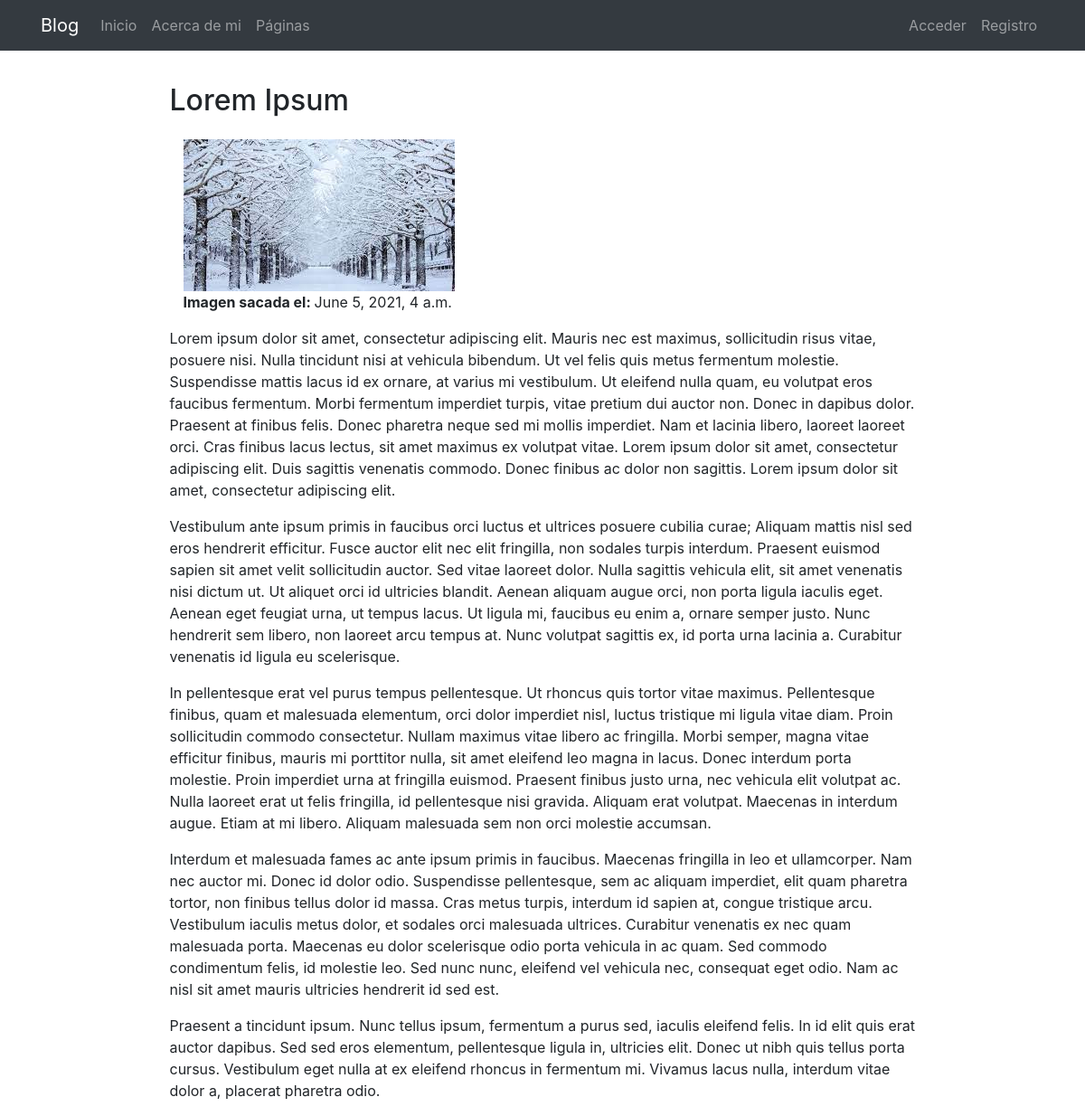
The page /pages/2/ on the database its author committed.
### pages/models.py (models this page shows, shortened)
class Page(models.Model):
    title = models.CharField(verbose_name="Título", max_length=200)
    content = RichTextField(verbose_name="Contenido")
    order = models.SmallIntegerField(verbose_name="Orden", default=0)
    created = models.DateTimeField(auto_now_add=True, verbose_name="Fecha de creación")
    updated = models.DateTimeField(auto_now=True, verbose_name="Fecha de edición")
    image = models.ImageField(upload_to=custom_upload_to, null=True, blank=True)
    posted = models.DateTimeField(verbose_name="Fecha de carga de la imagen", null=True, blank=True)
    class Meta:
        verbose_name = "página"
        verbose_name_plural = "páginas"
        ordering = ['order', 'title']

### pages/views.py (the view)
# urls.py: path('<int:pk>/', PageDetailView.as_view(), name='page'),
class PageDetailView(DetailView):
    model = Page

### pages/templates/pages/page_detail.html (shortened to what this page needs)
{% extends 'core/base.html' %}
{% load static %}
{% block content %}
{% include 'pages/includes/pages_menu.html' %}
<main role="main">
  <div class="container">
    <div class="row mt-3">
      <div class="col-md-9 mx-auto">
        <h2 class="section-heading mb-4">{{page.title}}</h2>
      {% if page.image %}
        <div class="col-md-7">
          <img src="{{page.image.url}}" class="img-fluid"/>
        </div>
        <div class="container">
        <p><b>Imagen sacada el: </b>{{page.posted}}</p>
        </div>
      {% endif %}
        <div>
          {{page.content|safe}}
        </div>
      </div>
    </div>
  </div>
</main>
{% endblock %}

### core/static/core/css/main.css (style rules this page uses)
main { padding-top: 20px; }
:root { --jumbotron-padding-y: 3rem; }

### rows shown on the page
Page: title "Lorem Ipsum", image (picture), posted "June 5, 2021, 4 a.m.", content "Lorem ipsum dolor sit amet, consectetur adipiscing elit. Mauris nec est maximus, sollicitudin risus vitae, posuere nisi. Nulla tincidunt nisi at vehicula bibendum. Ut vel felis quis metus fermentum molestie. Suspendisse mattis lacus id ex ornare, at varius mi vestibulum. Ut eleifend nulla quam, eu volutpat eros faucibus fermentum. Morbi fermentum imperdiet turpis, vitae pretium dui auctor non. Donec in dapibus dolor. Praesent at finibus felis. Donec pharetra neque sed mi mollis imperdiet. Nam et lacinia libero, laoreet laoreet orci. Cras finibus lacus lectus, sit amet maximus ex volutpat vitae. Lorem ipsum dolor sit amet, consectetur adipiscing elit. Duis sagittis venenatis commodo. Donec…"
